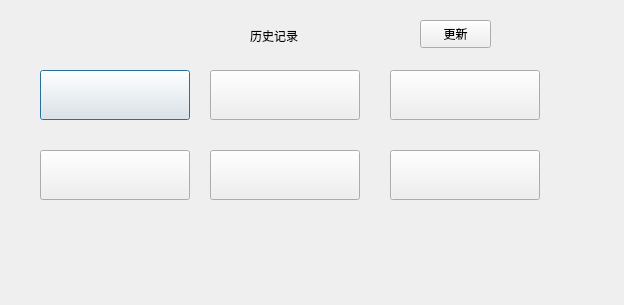
<?xml version="1.0" encoding="UTF-8"?>
<ui version="4.0">
 <class>history_dialog</class>
 <widget class="QDialog" name="history_dialog">
  <property name="geometry">
   <rect>
    <x>0</x>
    <y>0</y>
    <width>624</width>
    <height>305</height>
   </rect>
  </property>
  <property name="windowTitle">
   <string>Dialog</string>
  </property>
  <widget class="QLabel" name="lb_title">
   <property name="geometry">
    <rect>
     <x>250</x>
     <y>10</y>
     <width>71</width>
     <height>51</height>
    </rect>
   </property>
   <property name="text">
    <string>历史记录</string>
   </property>
  </widget>
  <widget class="QPushButton" name="pb_history1">
   <property name="geometry">
    <rect>
     <x>40</x>
     <y>70</y>
     <width>150</width>
     <height>50</height>
    </rect>
   </property>
   <property name="text">
    <string/>
   </property>
  </widget>
  <widget class="QPushButton" name="pb_history1_2">
   <property name="geometry">
    <rect>
     <x>210</x>
     <y>70</y>
     <width>150</width>
     <height>50</height>
    </rect>
   </property>
   <property name="text">
    <string/>
   </property>
  </widget>
  <widget class="QPushButton" name="pb_history1_3">
   <property name="geometry">
    <rect>
     <x>390</x>
     <y>70</y>
     <width>150</width>
     <height>50</height>
    </rect>
   </property>
   <property name="text">
    <string/>
   </property>
  </widget>
  <widget class="QPushButton" name="pb_history1_4">
   <property name="geometry">
    <rect>
     <x>40</x>
     <y>150</y>
     <width>150</width>
     <height>50</height>
    </rect>
   </property>
   <property name="text">
    <string/>
   </property>
  </widget>
  <widget class="QPushButton" name="pb_history1_5">
   <property name="geometry">
    <rect>
     <x>210</x>
     <y>150</y>
     <width>150</width>
     <height>50</height>
    </rect>
   </property>
   <property name="text">
    <string/>
   </property>
  </widget>
  <widget class="QPushButton" name="pb_history1_6">
   <property name="geometry">
    <rect>
     <x>390</x>
     <y>150</y>
     <width>150</width>
     <height>50</height>
    </rect>
   </property>
   <property name="text">
    <string/>
   </property>
  </widget>
  <widget class="QPushButton" name="pb_upgrad">
   <property name="geometry">
    <rect>
     <x>420</x>
     <y>20</y>
     <width>71</width>
     <height>28</height>
    </rect>
   </property>
   <property name="text">
    <string>更新</string>
   </property>
  </widget>
 </widget>
 <resources/>
 <connections/>
</ui>
